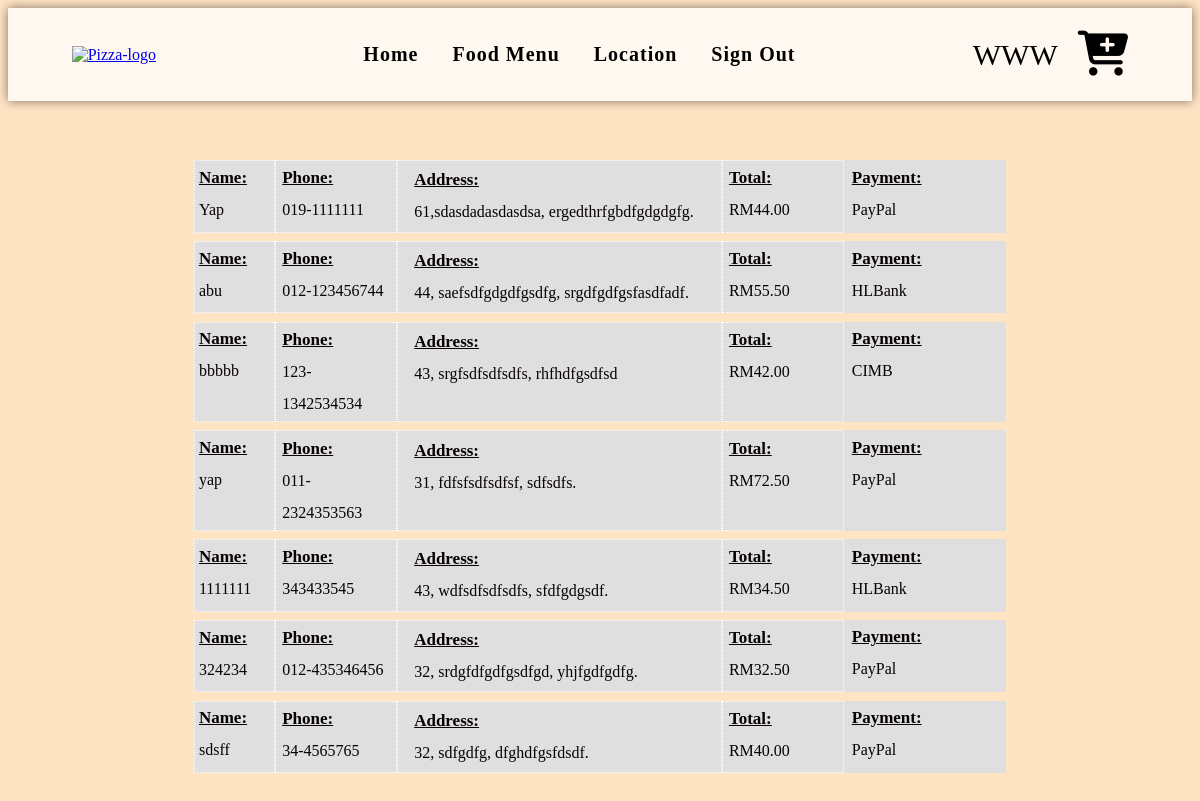
The page /order_history.php (signed in) on the database its author committed.
### tables this page shows
CREATE TABLE `pizza_order` (
  `order_id` int(11) NOT NULL,
  `total_price` float(50,2) NOT NULL,
  `user_id` int(11) NOT NULL,
  `customer_name` text NOT NULL,
  `customer_phone` text NOT NULL,
  `customer_address` text NOT NULL,
  `payment` text NOT NULL,
  `purchase_date` text NOT NULL,
  `purchase_time` text NOT NULL,
  `rider_id` int(11) NOT NULL DEFAULT 0,
  `pickup` int(2) NOT NULL DEFAULT 0,
  `delivered` int(2) NOT NULL DEFAULT 0,
  `user_confirmation` int(2) NOT NULL DEFAULT 0,
  `payment_status` int(2) NOT NULL DEFAULT 0
);

### order_history.php (the view, shortened to what this page needs)
<!DOCTYPE html>
<html>
<head>
    <link rel="stylesheet" type="text/css" href="order_history.css">
    <?php
        include("nav.php");
    ?>
</head>
<body>
<?php
    $user_id = $_SESSION['uid'];
    $query = "SELECT * FROM pizza_order WHERE user_id = $user_id";
    $result = mysqli_query($connect, $query);
    echo '<div class="content">';
    if(mysqli_num_rows($result)>0)
    {
        while($row = mysqli_fetch_assoc($result))
        {
            echo '<a class="order" href="order_history.php?list&order_id='.$row['order_id'].'&pickup='.$row['pickup'].'&del='.$row['delivered'].'"  style="text-decoration: none;">';
                echo '<div class="item">';
                    echo '<p>Name: <br></p>';
                    echo $row['customer_name'];
                echo '</div>';
                echo '<div class="item">';
                    echo '<p>Phone: <br></p>';
                    echo $row['customer_phone'];
                echo '</div>';
                echo '<div class="item">';
                    echo '<p>Address: <br></p>';
                    echo $row['customer_address'];
                echo '</div>';
                echo '<div class="item">';
                    echo '<p>Total: <br></p>';
                    echo 'RM'.$row['total_price'];
                echo '</div>';
                echo '<div class="item-last">';
                    echo '<p>Payment: <br></p>';
                    echo $row['payment'];
                echo '</div>';
            echo '</a>';
        }
    }
    else
    {
        echo '<div class="order_empty">';
        echo 'The Order History Is Empty!';
        echo '</div>';
    }
    echo '</div>';
?>
</body>
</html>

### nav.php (shortened to what this page needs)
<html>
<head>
</head>
<body>
	<header>
	<?php
	if(empty($_SESSION['username']))
	{
	?>
	<div class="nav-bar">
		<div class="inner-logo">
			<a href="Main.php">
				<img src="img/Pizz.png" alt="Pizza-logo">
			</a>
		</div>
		<div class="inner-text">
			<a href="Main.php">Home</a>
			<a href="product_list.php">Food Menu</a>
			<a href="Main.php#second">Location</a>
			<a href="register.php">Register</a>
		</div>
		<div class="inner-last">
			<a href="login.php"><i class="fa-solid fa-right-to-bracket  fa-xl"></i></a>
			<a href="add_to_cart.php"><i class="fa-sharp fa-solid fa-cart-plus fa-xl"></i></a>
		</div>
	</div>
	</header>
	<?php
	}
		else
		{
	?>
	<header>
	<div class="nav-bar">
		<div class="inner-logo">
			<a href="Main.php">
				<img src="img/Pizz.png" alt="Pizza-logo">
			</a>
		</div>
		<div class="inner-text">
			<a href="after_main.php">Home</a>
			<a href="after_product_list.php">Food Menu</a>
			<a href="after_main.php#second">Location</a>
			<a href="logout.php">Sign Out</a>
		</div>
		<div class="inner-last">
			<a href="user_profile.php"><?php echo $_SESSION['username'] ?></a>
			<a href="add_to_cart.php"><i class="fa-sharp fa-solid fa-cart-plus fa-xl"></i></a>
		</div>
	</div>
	</header>
	<?php
		}
	?>
</body>
</html>

### order_history.css (style rules this page uses)
body { background-color: bisque ; background-attachment: fixed; font-family: Cambria, Cochin, Georgia, Times, 'Times New Roman', serif; }
.content { width: 70%; margin: 5% auto 5% auto; }
.order { display: grid; grid-template-columns: 10% 15% 40% 15% 20%; background-color: #dfdfdf; margin: 1%; line-height: 2em; color: #080202; word-wrap: break-word; }
.item { border: 1px dotted white; word-wrap: break-word; padding: 1% 5%; }
.item-last { word-wrap: break-word; padding: 1% 5%; }
.item p, .item-last p { font-weight: bold; font-size: 17px; text-decoration: underline; margin: 0; }

### nav.php (style rules this page uses)
div { display:block; height:auto; }
.nav-bar { display: flex; justify-content: space-around; align-items: center; right: 0; left: 0; background-color:rgba(255, 255, 255, 0.751); box-shadow: 0 0 10px rgba(0, 0, 0,0.5); z-index: 1000; }
.inner-logo img { height:75px; margin-right:30px; }
.inner-text { margin:35px; font-weight: bold; }
.inner-text a { margin:15px; text-decoration:none; color:black; font-size:20px; text-align:center; letter-spacing:0.05em }
.inner-last { display: flex; align-items: center; column-gap:20px; }
.inner-last a { text-decoration: none; color: black; font-size: 30px; text-transform:uppercase; }
.nav-bar { transition: transform 0.3s ease; }

### rows shown on the page
pizza_order: customer_name "Yap", customer_phone "019-1111111", customer_address "61,sdasdadasdasdsa, ergedthrfgbdfgdgdgfg.", total_price "44.00", payment "PayPal"
pizza_order: customer_name "abu", customer_phone "012-123456744", customer_address "44, saefsdfgdgdfgsdfg, srgdfgdfgsfasdfadf.", total_price "55.50", payment "HLBank"
pizza_order: customer_name "bbbbb", customer_phone "123-1342534534", customer_address "43, srgfsdfsdfsdfs, rhfhdfgsdfsd", total_price "42.00", payment "CIMB"
pizza_order: customer_name "yap", customer_phone "011-2324353563", customer_address "31, fdfsfsdfsdfsf, sdfsdfs.", total_price "72.50", payment "PayPal"
pizza_order: customer_name "1111111", customer_phone "343433545", customer_address "43, wdfsdfsdfsdfs, sfdfgdgsdf.", total_price "34.50", payment "HLBank"
pizza_order: customer_name "324234", customer_phone "012-435346456", customer_address "32, srdgfdfgdfgsdfgd, yhjfgdfgdfg.", total_price "32.50", payment "PayPal"
pizza_order: customer_name "sdsff", customer_phone "34-4565765", customer_address "32, sdfgdfg, dfghdfgsfdsdf.", total_price "40.00", payment "PayPal"

### other values the page prints
$_SESSION['username'] "WWW"
